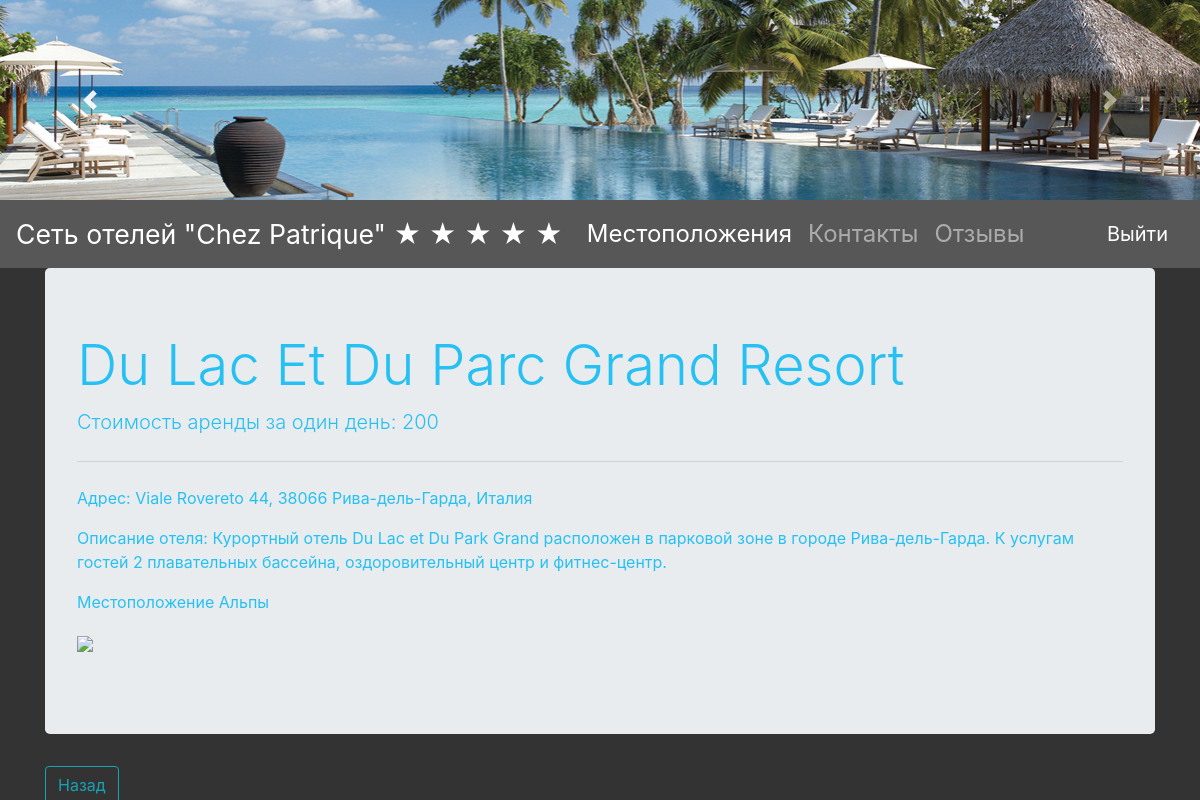
Page /car/18 (signed in) on the committed database.
### tables this page shows
CREATE TABLE "cars" (
	"car_id"	INTEGER PRIMARY KEY AUTOINCREMENT,
	"model"	VARCHAR(20),
	"price"	INTEGER,
	"power"	INTEGER,
	"color"	VARCHAR(20),
	"dealer"	INTEGER,
	"image"	VARCHAR(500)
);

CREATE TABLE dealers 
                            (dealer_id INTEGER PRIMARY KEY AUTOINCREMENT, 
                             name VARCHAR(20),
                             address VARCHAR(128)
                        );

### index.py (the view)
@app.route('/car/<int:car_id>', methods=['GET'])
def car(car_id):
    if 'username' not in session:
        return redirect('/login')
    '''if session['username'] != 'admin':
        return redirect(url_for('index'))'''
    car = CarsModel(db.get_connection()).get(car_id)
    print(car[6])
    dealer = DealersModel(db.get_connection()).get(car[5])
    return render_template('car_info.html',
                           username=session['username'],
                           title='Просмотр автомобиля',
                           car=car,
                           dealer=dealer[1])

### db.py (called while the page is built)
    def get_connection(self):
        return self.conn

### models.py (called while the page is built)
    def get(self, dealer_id):
        cursor = self.connection.cursor()
        cursor.execute("SELECT * FROM dealers WHERE dealer_id = ?", (str(dealer_id),))
        row = cursor.fetchone()
        return row

    def get(self, car_id):
        cursor = self.connection.cursor()
        cursor.execute("SELECT * FROM cars WHERE car_id = ?", (str(car_id),))
        row = cursor.fetchone()
        return row

### templates/car_info.html
{% extends "base.html" %}
{% block content %}
    <div class="jumbotron">
        <h1 class="display-4">{{ car[1] }}</h1>
        <p class="lead">Стоимость аренды за один день: {{ car[2] }}</p>
        <hr class="my-4">
        <p>Адрес: {{ car[3] }}</p>
        <p>Описание отеля: {{ car[4] }}</p>
        <p>Местоположение {{ dealer }}</p>
        {% if car[6] != ""%}
                    <p><img src="..\{{ car[6] }}" height="333" class="rightpic"></p>
        {% endif %}
    </div>
    <a href="/index"> <button type="button" class="btn btn-outline-info">Назад</button></a>
{% endblock %}

### templates/base.html (style rules this page uses)
body { background: #333; color: #26C0F2; }

### rows in the picture
cars: model "Du Lac Et Du Parc Grand Resort", price "200", power "Viale Rovereto 44, 38066 Рива-дель-Гарда, Италия", color "Курортный отель Du Lac et Du Park Grand расположен в парковой зоне в городе Рива-дель-Гарда. К услугам гостей 2 плавательных бассейна, оздоровительный центр и фитнес-центр."
dealers: name "Альпы"
